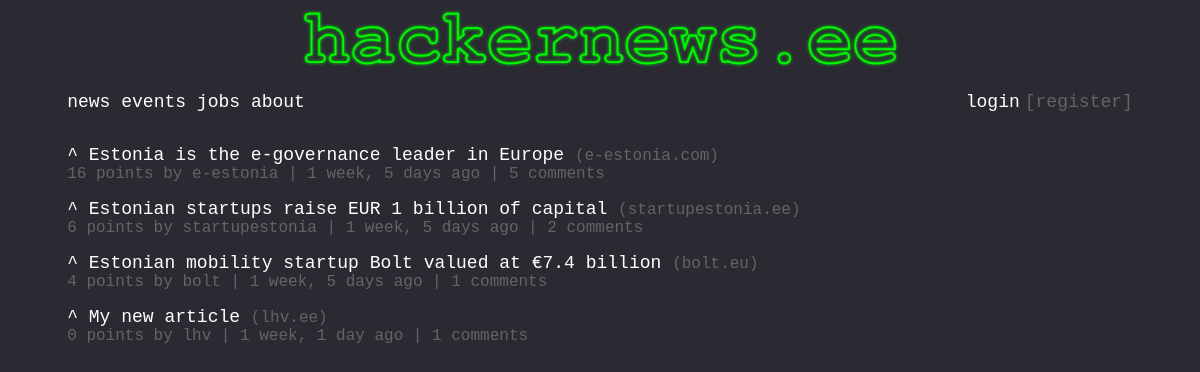
The page / on the database its author committed.
### NewsPost/models.py (models this page shows)
class NewsPost(models.Model):
    title   = models.CharField(max_length=100, blank=False)
    url     = models.URLField(max_length=300, blank=False)
    domain  = models.CharField(max_length=300, blank=False)
    author  = models.CharField(max_length=20, blank=False)
    time    = models.DateTimeField(auto_now_add=True, blank=False)
    votes   = models.IntegerField(default=0, blank=False)
    comments = models.IntegerField(default=0, blank=False)

### pages/views.py (the view)
# urls.py: path('', views.news_view, name='news'),
def news_view(request, *args, **kwargs):
    obj = NewsPost.objects.all().order_by('-votes')
    for item in obj:
        item_id = item.id
        numComment = Comment.objects.all().filter(parent_id=item_id).count()
        item.comments = numComment
    context = {
        'object' : obj,
    }
    return render(request, "news.html", context)

### templates/news.html
{% extends 'base.html' %}
{% block content %}
{% for each in object %}
<article>
  <a href={{"articles/article-1.html"}} class="upvote">^ </a> <a href={{each.url}} class="title">{{ each.title }}</a> <a href={{each.url}} class="link">({{each.domain}})</a>
  <p class="subscript">{{ each.votes }} points by {{ each.author }} | {{ each.time|timesince }} ago | <a href="/newsdetail/{{ each.id }}/" class="link"> {{ each.comments }} comments</a></p>
</article>
{% endfor %}
{% endblock %}

### static/css/style.css (style rules this page uses)
html { font-size: 18px; font-family: "Courier New"; background-color: #2b2a33; color: #FFFFFF; }
article { width: 90%; max-width: 1200px; margin: 0em auto; }
.upvote { color: #FFFFFF; font-size: 18px; text-decoration: none; margin-top: 0px; }
.title { color: #FFFFFF; font-size: 18px; text-decoration: none; }
.link { color: #646464; font-size: 16px; text-decoration: none; }
.subscript { color: #646464; font-size: 16px; text-decoration: none; margin-top: 0px; }

### rows shown on the page
NewsPost: title "Estonia is the e-governance leader in Europe", domain "e-estonia.com", votes "16", author "e-estonia", time "1 week, 5 days", comments "5"
NewsPost: title "Estonian startups raise EUR 1 billion of capital", domain "startupestonia.ee", votes "6", author "startupestonia", time "1 week, 5 days", comments "2"
NewsPost: title "Estonian mobility startup Bolt valued at €7.4 billion", domain "bolt.eu", votes "4", author "bolt", time "1 week, 5 days", comments "1"
NewsPost: title "My new article", domain "lhv.ee", votes "0", author "lhv", time "1 week, 1 day", comments "1"
